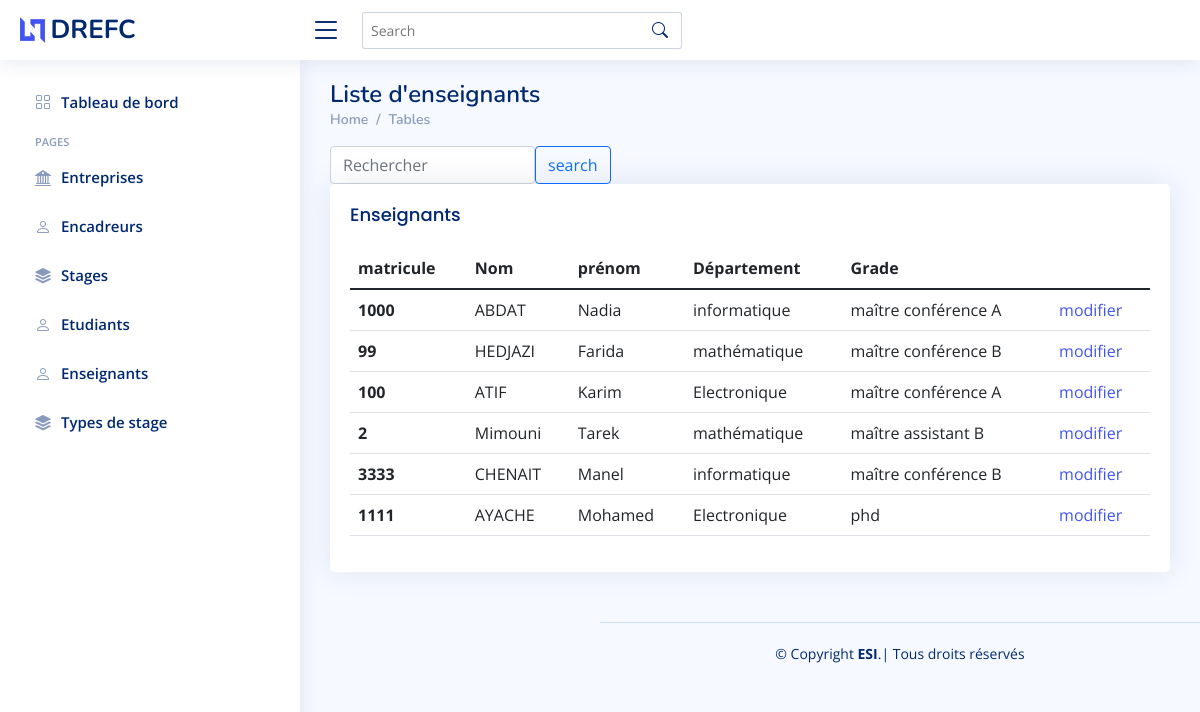
Screenshot of /enseignants with the database file from the repository.
### backend/models.py (models this page shows)
class Enseignant(models.Model):
    matriculeEns = models.PositiveBigIntegerField(primary_key=True)
    nomEnseignant = models.CharField(max_length=40)
    prenomEnseignant = models.CharField(max_length=30)
    grd = (('maître assistant B','maître assistant B'), ( 'maître assistant A','maître assistant A'), (
           'maître conférence B','maître conférence B'), ('maître conférence A','maître conférence A'), ( 'proffesseur','proffesseur'))
    grade = models.CharField(max_length=22, choices=grd)
    département = models.CharField(max_length=40)

### backend/views.py (the view)
# urls.py: path('enseignants', getEnseignants, name='enseignants'),
def getEnseignants(request):
    if 'recherche' in request.GET:
        cle = request.GET.get('recherche')
        enseignants = Enseignant.objects.filter(nomEnseignant__contains=cle).union(Enseignant.objects.filter(
            prenomEnseignant__contains=cle)).union(Enseignant.objects.filter(département__contains=cle))
    else:
        enseignants = Enseignant.objects.all()
    return render(request, "get/enseignants.html", {"data": enseignants})

### backend/templates/get/enseignants.html (shortened to what this page needs)
{% load static %}
<!DOCTYPE html>
<html lang="fr">
  <head>
    <link
      href="{% static 'vendor/bootstrap/css/bootstrap.min.css' %}"
      rel="stylesheet"
    />
    <link
      href="{% static 'vendor/bootstrap-icons/bootstrap-icons.css' %}"
      rel="stylesheet"
    />
    <link href=" {% static 'style.css' %}" rel="stylesheet" />
  </head>
<body>
  <main id="main" class="main">
    <div class="pagetitle">
      <h1> Liste d'enseignants</h1>
      <nav>
        <ol class="breadcrumb">
          <li class="breadcrumb-item"><a href="/">Home</a></li>
          <li class="breadcrumb-item">Tables</li>
        </ol>
      </nav>
    </div>
    <section class="section">
<div class="input-group">
  <form class="d-flex " action=" {% url 'enseignants' %} " method="get">
    <input type="search" name="recherche" class="form-control rounded"  placeholder="Rechercher" aria-label="Search" aria-describedby="search-addon" />
    <button type="submit" class="btn btn-outline-primary">search</button>
  </form>
</div>
      <div class="row">
        <div class="col-lg-12">
          <div class="card">
            <div class="card-body">
              <h5 class="card-title">Enseignants</h5>
              <table class="table datatable">
                <thead>
                  <tr>
                      <th scope="col">matricule</th>
                      <th scope="col">Nom </th>
                      <th scope="col">prénom</th>
                      <th scope="col">Département</th>
                      <th scope="col">Grade</th>
                  </tr>
                </thead>
                <tbody>
                    {% for enseignant in data %}
                        <tr>
                            <th scope="row">{{enseignant.matriculeEns}}</th>
                            <td> {{enseignant.nomEnseignant}} </td>
                            <td> {{enseignant.prenomEnseignant}} </td>
                            <td> {{enseignant.département}} </td>
                            <td> {{enseignant.grade}} </td>
                            <td><a href="{% url 'enseignant' enseignant.matriculeEns%}" class="link">modifier</a></td>
                        </tr>
                    {% endfor %}
                </tbody>
              </table>
            </div>
          </div>
        </div>
      </div>
    </section>
  </main>
<div id="footer"></div>
</body>
</html>

### backend/static/style.css (style rules this page uses)
:root { scroll-behavior: smooth; }
body { font-family: "Open Sans", sans-serif; background: #f6f9ff; color: #444444; }
a { color: #4154f1; text-decoration: none; }
h1, h2, h3, h4, h5, h6 { font-family: "Nunito", sans-serif; }
#main { margin-top: 60px; padding: 20px 30px; transition: all 0.3s; }
.pagetitle { margin-bottom: 10px; }
.pagetitle h1 { font-size: 24px; margin-bottom: 0; font-weight: 600; color: #012970; }
.card { margin-bottom: 30px; border: none; border-radius: 5px; box-shadow: 0px 0 30px rgba(1, 41, 112, 0.1); overflow: hidden; }
.card-title { padding: 20px 0 15px 0; font-size: 18px; font-weight: 500; color: #012970; font-family: "Poppins", sans-serif; }
.card-body { padding: 0 20px 20px 20px; }
.breadcrumb { font-size: 14px; font-family: "Nunito", sans-serif; color: #899bbd; font-weight: 600; }
.breadcrumb a { color: #899bbd; transition: 0.3s; }
.breadcrumb .breadcrumb-item::before { color: #899bbd; }
@media (min-width: 1200px) { #main, #footer { margin-left: 300px; } }

### rows the page displays
Enseignant: matriculeEns "1000", nomEnseignant "ABDAT", prenomEnseignant "Nadia", département "informatique", grade "maître conférence A"
Enseignant: matriculeEns "99", nomEnseignant "HEDJAZI", prenomEnseignant "Farida", département "mathématique", grade "maître conférence B"
Enseignant: matriculeEns "100", nomEnseignant "ATIF", prenomEnseignant "Karim", département "Electronique", grade "maître conférence A"
Enseignant: matriculeEns "2", nomEnseignant "Mimouni", prenomEnseignant "Tarek", département "mathématique", grade "maître assistant B"
Enseignant: matriculeEns "3333", nomEnseignant "CHENAIT", prenomEnseignant "Manel", département "informatique", grade "maître conférence B"
Enseignant: matriculeEns "1111", nomEnseignant "AYACHE", prenomEnseignant "Mohamed", département "Electronique", grade "phd"
